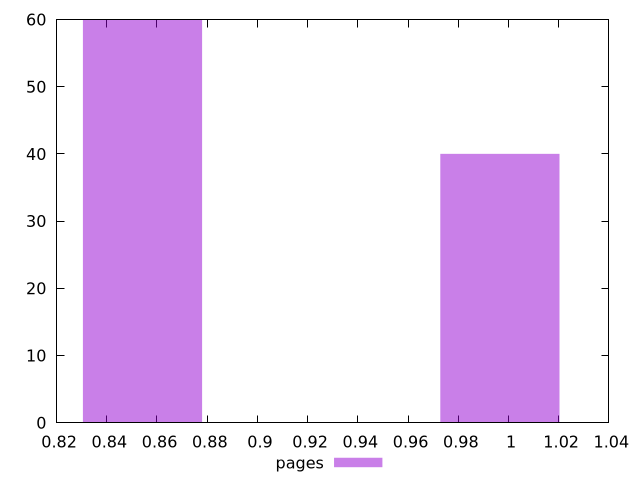

Generate this figure with gnuplot:
$_pages <<EOF
0.9965828802001236 40
0.8542138973143917 60
EOF
set key outside below
set terminal pngcairo
set output "report_00004_2020-11-02T20-21-41.718Z/unminified-javascript/pages//hist.png"
set yrange [0:60]
set boxwidth 0.047456327628577315
set style fill transparent solid 0.5 noborder
plot $_pages title "pages" with boxes ,
